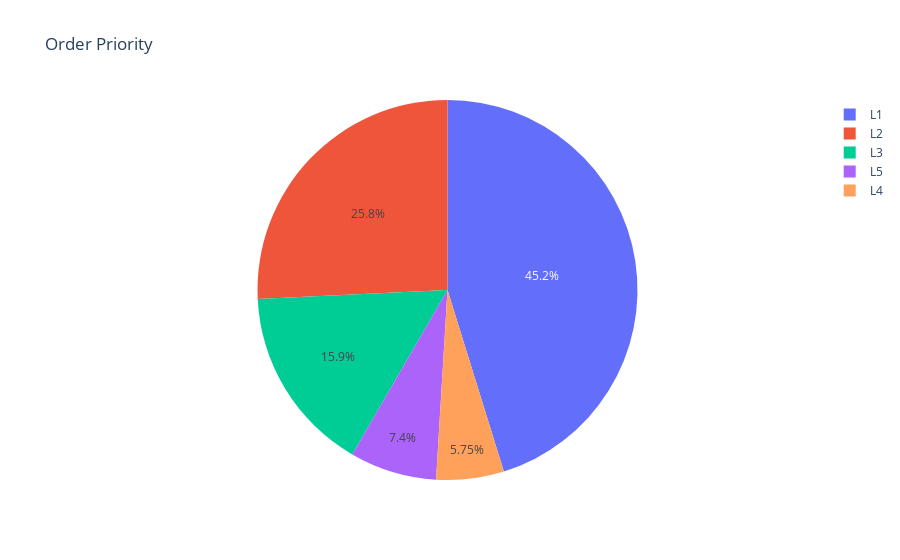

The cell this chart's notebook holds for it:
### Code cell
pie = data['Location_Type'].value_counts()
priority = pie.index
orders = pie.values

fig = px.pie(data, values=orders, names=priority, title='Order Priority')
fig.show()

### Figure 1 — Plotly figure (JSON) as saved in the notebook; plotly's stock layout.template omitted (floating-point values rounded to 4 significant figures)
{"data": [{"domain": {"x": [0, 1], "y": [0, 1]}, "hovertemplate": "label=%{label}<br>value=%{value}<extra></extra>", "labels": ["L1", "L2", "L3", "L5", "L4"], "legendgroup": "", "name": "", "showlegend": true, "type": "pie", "values": [85140, 48504, 29928, 13932, 10836]}], "layout": {"legend": {"tracegroupgap": 0}, "title": {"text": "Order Priority"}}}
